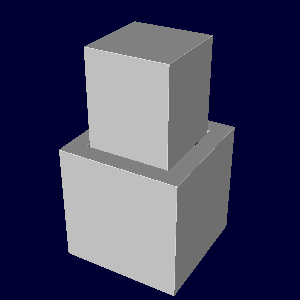

Reproduce this figure in Python.
#!/usr/bin/env python

# Read an animated glTF file and render at a specific time step.

import os

import vtkmodules.vtkInteractionStyle  # noqa: F401
import vtkmodules.vtkRenderingFreeType  # noqa: F401
import vtkmodules.vtkRenderingOpenGL2  # noqa: F401

from vtkmodules.vtkCommonExecutionModel import vtkStreamingDemandDrivenPipeline
from vtkmodules.vtkIOGeometry import vtkGLTFReader
from vtkmodules.vtkRenderingCore import (
    vtkActor,
    vtkCompositePolyDataMapper,
    vtkRenderWindow,
    vtkRenderWindowInteractor,
    vtkRenderer,
)

# Source
data_dir = os.environ.get("VPE_DATA_DIR", os.path.dirname(os.path.abspath(__file__)))

# Read animated glTF file
step = 200
gltf_reader = vtkGLTFReader()
gltf_reader.SetFileName(os.path.join(data_dir, "glTF", "BoxAnimated", "BoxAnimated.gltf"))
gltf_reader.SetFrameRate(60)
gltf_reader.ApplyDeformationsToGeometryOn()

# Enable all animations
gltf_reader.UpdateInformation()
for i in range(gltf_reader.GetNumberOfAnimations()):
    gltf_reader.EnableAnimation(i)

# Update to get time steps
gltf_reader.UpdateInformation()
output_info = gltf_reader.GetOutputInformation(0)
nb_steps = output_info.Length(vtkStreamingDemandDrivenPipeline.TIME_STEPS())
assert nb_steps >= step, f"Not enough time steps: {nb_steps} < {step}"

time = output_info.Get(vtkStreamingDemandDrivenPipeline.TIME_STEPS(), step)
output_info.Set(vtkStreamingDemandDrivenPipeline.UPDATE_TIME_STEP(), time)
gltf_reader.Update()

# Mapper
composite_mapper = vtkCompositePolyDataMapper()
composite_mapper.SetInputConnection(gltf_reader.GetOutputPort())

# Actor
gltf_actor = vtkActor()
gltf_actor.SetMapper(composite_mapper)

# Renderer
renderer = vtkRenderer()
renderer.AddActor(gltf_actor)
renderer.SetBackground(0.0, 0.0, 0.2)

# Render window
render_window = vtkRenderWindow()
render_window.AddRenderer(renderer)
render_window.SetWindowName("gltf reader animation")
render_window.SetMultiSamples(0)
render_window.SetSize(300, 300)

# Interactor
interactor = vtkRenderWindowInteractor()
interactor.SetRenderWindow(render_window)

# Scene
renderer.ResetCamera()
camera = renderer.GetActiveCamera()
camera.Azimuth(30)
camera.Elevation(30)
camera.SetClippingRange(0.1, 1000)

interactor.Initialize()
interactor.Start()
